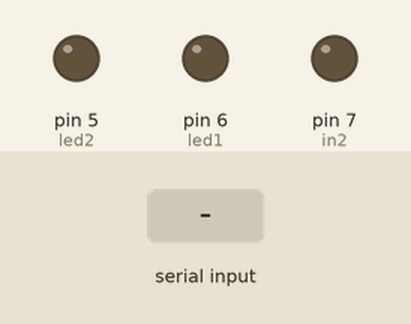
The sketch below on a simulated Arduino Uno, built with avr-gcc and run on an emulated ATmega328P. Parts: output pins drawn as LEDs (lit = HIGH). Inputs (shaded band) come from the test bench.

Above: at 1.2 s.
1.3 s: "*semua hidup" received over Serial
At 2.2 s:
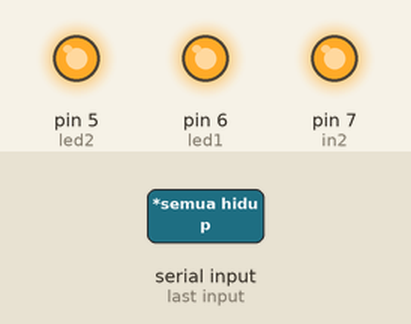
2.9 s: "*Jarwo Matikan TV" received over Serial
At 4.1 s:
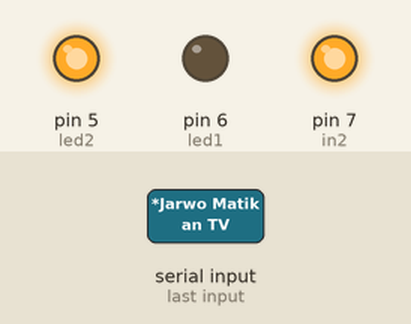
4.5 s: "*Jarwo matikan kipas" received over Serial
At 5.2 s:
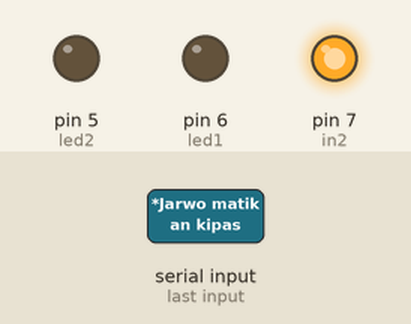
6.2 s: "*Jarwo Nyalakan TV" received over Serial
At 7.0 s:
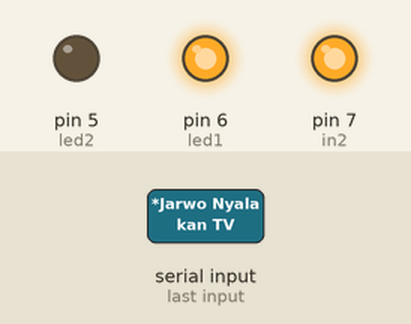
7.8 s: "*Jarwo Matikan lampu" received over Serial
At 8.9 s:
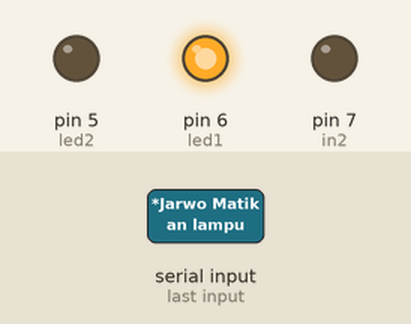
9.5 s: "*1" received over Serial
At 10.8 s:
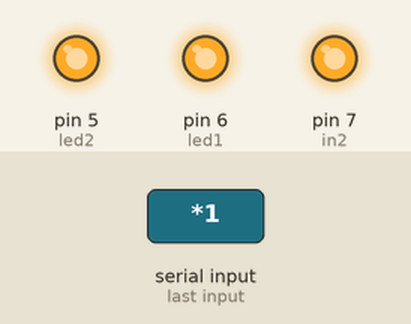
Timing chart, 0 to 12.0 s (numbered marks = the images above; inputs shaded):
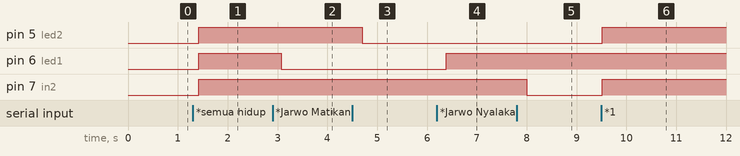

Measured:
- after the input at 1.3 s, pin 5 (led2), pin 6 (led1), pin 7 (in2): LOW → HIGH after 0.12 s
- after the input at 2.9 s, pin 6 (led1): HIGH → LOW after 0.17 s
- after the input at 4.5 s, pin 5 (led2): HIGH → LOW after 0.20 s
- after the input at 6.2 s, pin 6 (led1): LOW → HIGH after 0.18 s
- after the input at 7.8 s, pin 7 (in2): HIGH → LOW after 0.20 s
- after the input at 9.5 s, pin 5 (led2), pin 7 (in2): LOW → HIGH at once

The sketch:

Jarwo.ino
```cpp
#include <SoftwareSerial.h>

SoftwareSerial BLU(0,1);

String voice;
int in2 = 7;
int led1 = 6;
int led2 = 5;

void allon() {
  digitalWrite(in2, HIGH);
  digitalWrite(led1, HIGH);
  digitalWrite(led2, HIGH);
}

void alloff() {
  digitalWrite(in2, LOW);
  digitalWrite(led1, LOW);
  digitalWrite(led2, LOW);
}

void setup() {
  Serial.begin(9600);
  BLU.begin(9600);
  pinMode(in2, OUTPUT);
  pinMode(led1, OUTPUT);
  pinMode(led2, OUTPUT);
}

void loop() {
 while (Serial.available())
 {
    delay (10);
    char c = Serial.read();

    if (c == '#')
    {
      break;
    }

    voice += c;
 }

 if (voice.length() > 0)
 {
    if (voice == "*semua hidup" || voice == "*1")
    {
      allon();
    }
    else if (voice == "*semua mati" || voice == "*2")
    {
      alloff();
    }
    if (voice == "*Jarwo Nyalakan TV")
    {
      digitalWrite(led1, HIGH);
    }
    else if (voice == "*Jarwo Matikan TV")
    {
      digitalWrite(led1, LOW);
    }
    if (voice == "*Jarwo nyalakan kipas")
    {
      digitalWrite(led2, HIGH);
    }
    else if (voice == "*Jarwo matikan kipas")
    {
      digitalWrite(led2, LOW);
    }
    if (voice == "*Jarwo nyalakan lampu")
    {
      digitalWrite(in2, HIGH);
    }
    else if (voice == "*Jarwo Matikan lampu")
    {
      digitalWrite(in2, LOW);
    }
    voice = "";
 }
}
```
